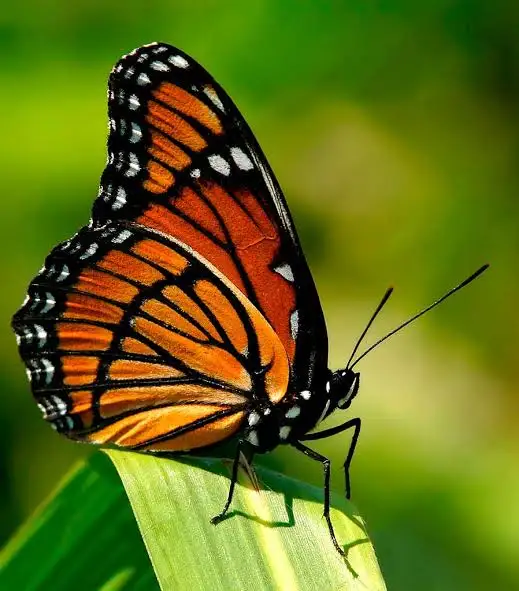
#> input picture trabalho5/minha_imagem.jpg, 519 x 591 px, found by its file name
$ python abertura_fechamento.py
#> lines starting #> are read from the running program, lines starting #| are printed output that depends on the picture
"""
Alunos: Isabela Barros e Mateus Leopoldo
"""

import cv2
import numpy as np


def aplicar_abertura(caminho_imagem, kernel_size=5):
    """
    Abertura: erosão seguida de dilatação.

    Efeito: remove ruído pequeno (pontos brancos espalhados) mantendo objetos grandes.

    Args:
        caminho_imagem (str): Caminho da imagem a processar
        kernel_size (int): Tamanho do kernel

    Returns:
        imagem_aberta (numpy.ndarray): Imagem após abertura
    """
#> called with caminho_imagem = 'trabalho5/minha_imagem.jpg', kernel_size = 5
    imagem = cv2.imread(caminho_imagem, cv2.IMREAD_GRAYSCALE)
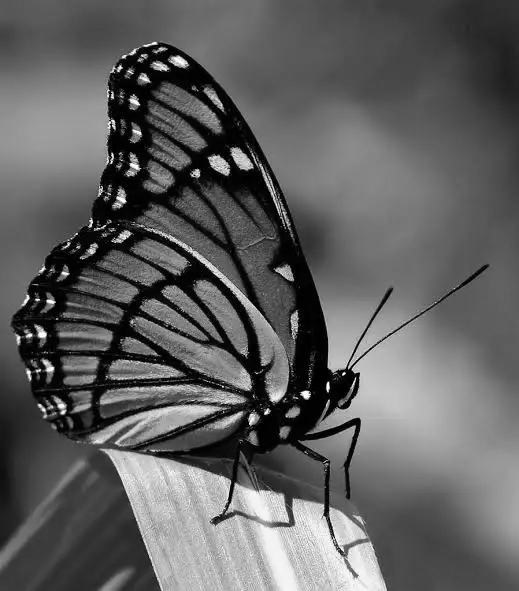
#> imagem: shape (591, 519); min 0, max 255, mean 96.1
    kernel = cv2.getStructuringElement(cv2.MORPH_ELLIPSE, (kernel_size, kernel_size))
    imagem_aberta = cv2.morphologyEx(imagem, cv2.MORPH_OPEN, kernel)
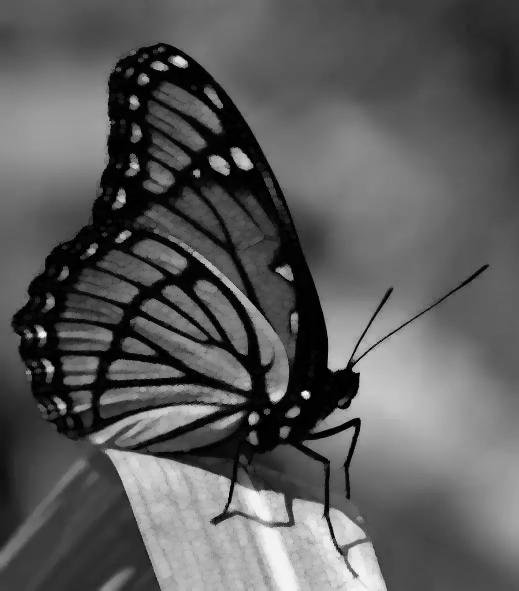
#> imagem_aberta: shape (591, 519); min 0, max 244, mean 91.4
    return imagem_aberta


def aplicar_fechamento(caminho_imagem, kernel_size=5):
    """
    Fechamento: dilatação seguida de erosão.

    Efeito: preenche buracos pequenos nos objetos brancos.

    Args:
        caminho_imagem (str): Caminho da imagem a processar
        kernel_size (int): Tamanho do kernel

    Returns:
        imagem_fechada (numpy.ndarray): Imagem após fechamento
    """
#> called with caminho_imagem = 'trabalho5/minha_imagem.jpg', kernel_size = 5
    imagem = cv2.imread(caminho_imagem, cv2.IMREAD_GRAYSCALE)
    kernel = cv2.getStructuringElement(cv2.MORPH_ELLIPSE, (kernel_size, kernel_size))
    imagem_fechada = cv2.morphologyEx(imagem, cv2.MORPH_CLOSE, kernel)
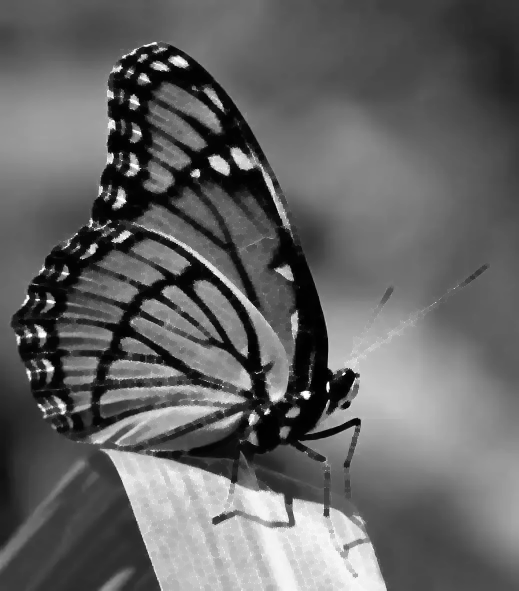
#> imagem_fechada: shape (591, 519); min 0, max 255, mean 100.4
    return imagem_fechada


if __name__ == "__main__":

    imagem_aberta = aplicar_abertura("trabalho5/minha_imagem.jpg")
    cv2.imwrite("trabalho5/resultado_abertura.jpg", imagem_aberta)

    imagem_fechada = aplicar_fechamento("trabalho5/minha_imagem.jpg")
    cv2.imwrite("trabalho5/resultado_fechamento.jpg", imagem_fechada)

    print("Abertura e Fechamento feitos com sucesso!")
